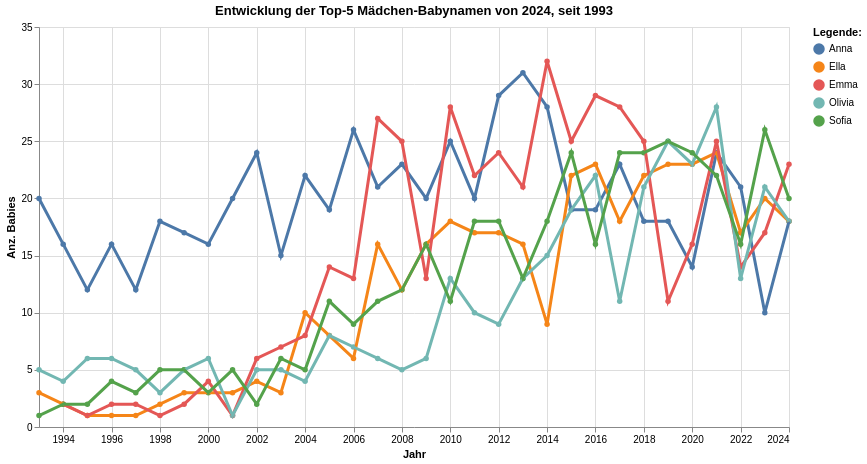

Notebook code cell kept with this figure:
### Code cell
grafik1 = mypy_dv.plot_altair_multiline_highlight(
    data = df_sel_top5_female_beginning.reset_index().sort_values('Vorname', ascending=True)
    ,x = 'StichtagDatJahr:T'
    ,y = 'AnzGebuWir:Q'
    ,x_beschriftung = 'Jahr'
    , y_beschriftung = 'Anz. Babies'
    ,category = "Vorname:N"
    ,category_beschriftung= 'Legende:'
    ,warning_status = "ignore" #always or ignore
    ,myTitle="Entwicklung der Top-5 Mädchen-Babynamen von "+data_max_date+", seit "+data_min_date
)
grafik1

### Figure 1 — Vega-Lite specification as saved in the notebook (floating-point values rounded to 4 significant figures; data arrays with more than 128 entries replaced by an {"elided": "..."} marker saying what was removed)
{"config": {"view": {"continuousWidth": 300, "continuousHeight": 300}}, "layer": [{"mark": {"type": "circle"}, "encoding": {"color": {"field": "Vorname", "legend": {"orient": "right", "title": "Legende:"}, "type": "nominal"}, "opacity": {"value": 1.3}, "tooltip": [{"field": "StichtagDatJahr", "type": "temporal"}, {"field": "Vorname", "type": "nominal"}, {"field": "AnzGebuWir", "type": "quantitative"}], "x": {"axis": {"title": "Jahr"}, "field": "StichtagDatJahr", "type": "temporal"}, "y": {"axis": {"title": "Anz. Babies"}, "field": "AnzGebuWir", "type": "quantitative"}}, "name": "view_1", "title": "Entwicklung der Top-5 Mädchen-Babynamen von 2024, seit 1993"}, {"mark": {"type": "line"}, "encoding": {"color": {"field": "Vorname", "legend": {"orient": "right", "title": "Legende:"}, "type": "nominal"}, "size": {"condition": {"test": {"not": {"param": "param_1"}}, "value": 1.2}, "value": 3}, "tooltip": [{"field": "StichtagDatJahr", "type": "temporal"}, {"field": "Vorname", "type": "nominal"}, {"field": "AnzGebuWir", "type": "quantitative"}], "x": {"axis": {"title": "Jahr"}, "field": "StichtagDatJahr", "type": "temporal"}, "y": {"axis": {"title": "Anz. Babies"}, "field": "AnzGebuWir", "type": "quantitative"}}, "title": "Entwicklung der Top-5 Mädchen-Babynamen von 2024, seit 1993"}], "data": {"name": "data-1dd9ba727f83a1b2b76de64d149e7227"}, "height": 400, "params": [{"name": "param_1", "select": {"type": "point", "fields": ["Vorname:N"], "nearest": true, "on": "pointerover"}, "views": ["view_1"]}], "width": 750, "$schema": "https://vega.github.io/schema/vega-lite/v5.8.0.json", "datasets": {"data-1dd9ba727f83a1b2b76de64d149e7227": {"elided": "158 records"}}}
